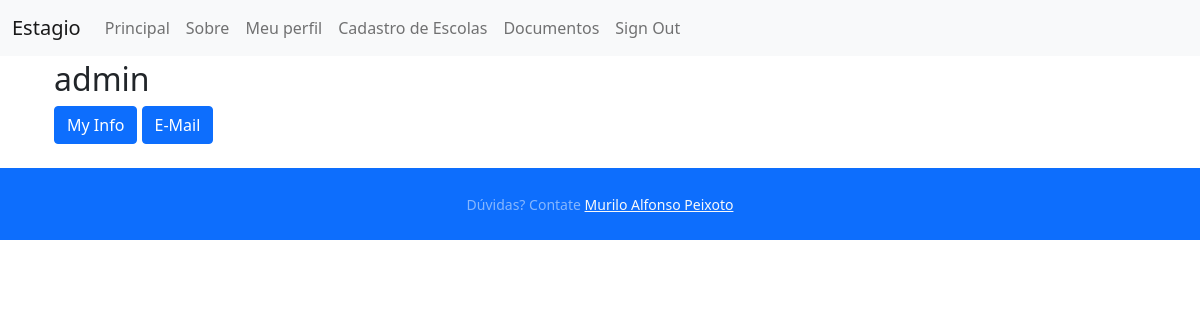
/users/admin/ (signed in), run on an earlier commit of the app's database.
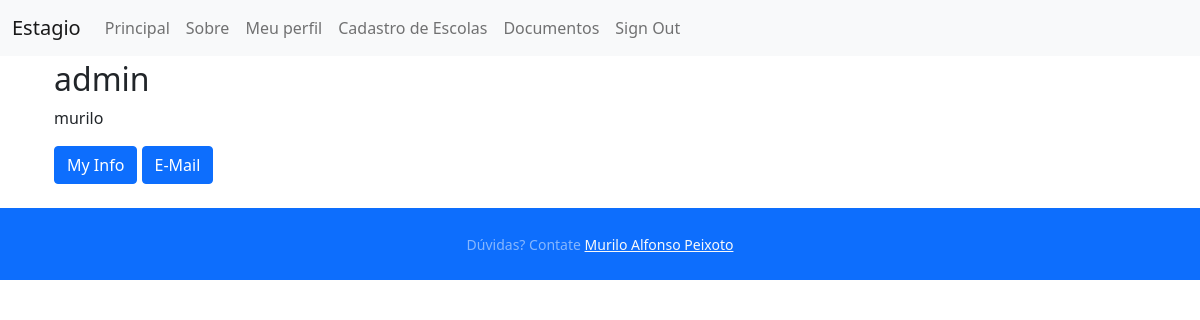
And on a later commit of the database.
### estagio/users/models.py (models this page shows, shortened)
class User(AbstractUser):
    name = CharField(_("Name of User"), blank=True, max_length=255)
    first_name = None  # type: ignore
    last_name = None  # type: ignore

### estagio/users/views.py (the view)
class UserDetailView(LoginRequiredMixin, DetailView):
    model = User
    slug_field = "username"
    slug_url_kwarg = "username"

### estagio/templates/users/user_detail.html (shortened to what this page needs)
{% extends "base.html" %}
{% load static %}
{% block content %}
<div class="container">
  <div class="row">
    <div class="col-sm-12">
      <h2>{{ object.username }}</h2>
      {% if object.name %}
        <p>{{ object.name }}</p>
      {% endif %}
    </div>
  </div>
{% if object == request.user %}
<div class="row">
  <div class="col-sm-12">
    <a class="btn btn-primary" href="{% url 'users:update' %}" role="button">My Info</a>
    <a class="btn btn-primary" href="{% url 'account_email' %}" role="button">E-Mail</a>
  </div>
</div>
{% endif %}
</div>
{% endblock content %}

### estagio/templates/base.html (shortened to what this page needs)
{% load static i18n %}<!DOCTYPE html>
{% get_current_language as LANGUAGE_CODE %}
<html lang="pt-br">
  <head>
    {% block css %}
    <link rel="stylesheet" href="https://cdnjs.cloudflare.com/ajax/libs/bootstrap/5.1.3/css/bootstrap.min.css" />
    <link href="{% static 'css/project.css' %}" rel="stylesheet">
    {% endblock %}
  </head>
  <body>
    <div class="mb-1">
      <nav class="navbar navbar-expand-md navbar-light bg-light">
        <div class="container-fluid">
          <a class="navbar-brand" href="{% url 'home' %}">Estagio</a>
          <div class="collapse navbar-collapse" id="navbarSupportedContent">
            <ul class="navbar-nav mr-auto">
              <li class="nav-item active">
                <a class="nav-link" href="{% url 'home' %}">Principal <span class="visually-hidden">(current)</span></a>
              </li>
              <li class="nav-item">
                <a class="nav-link" href="{% url 'about' %}">Sobre</a>
              </li>
              {% if request.user.is_authenticated %}
                <li class="nav-item">
                  <a class="nav-link" href="{% url 'users:detail' request.user.username  %}">Meu perfil</a>
                </li>
                <li class="nav-item">
                  <a class="nav-link" href="{% url 'cadastro_escola' %}">Cadastro de Escolas</a>
                </li>
                <li class="nav-item">
                  <a class="nav-link" href="{% url 'documentos' %}">Documentos</a>
                </li>
                <li class="nav-item">
                  <a class="nav-link" href="{% url 'account_logout' %}">{% translate "Sign Out" %}</a>
                </li>
              {% endif %}
            </ul>
          </div>
        </div>
      </nav>
    </div>
    <div class="container">
      {% block content %}{% endblock content %}
    </div>
  </body>
  <br>
  <footer class="py-4 bg-primary text-white-50">
    <div class="container text-center">
        <small>
            Dúvidas? Contate
            <a class="text-light" href="https://github.com/muriloalpeixoto">
                Murilo Alfonso Peixoto
            </a>
        </small>
    </div>
</footer>
</html>

What changed in the data, as far as the page shows it:
changed User "admin": name (not shown) → "murilo"
